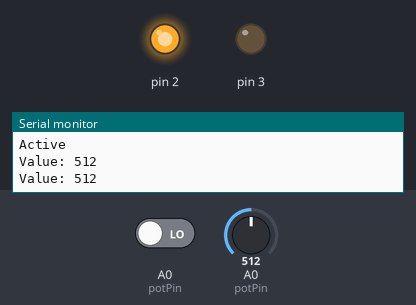
Bench run of a sketch on a simulated Arduino Uno, built with avr-gcc and run on an emulated ATmega328P. On the bench: output pins drawn as LEDs (lit = HIGH), the last lines printed to the serial monitor. The test bench sets the inputs (shaded band); at power-on: A0 (potPin) = 512, A0 (potPin) LOW.

Above: at 2.8 s.
2.9 s: A0 (potPin) set to 989
8.9 s: A0 (potPin) set to 1008
At 11.2 s:
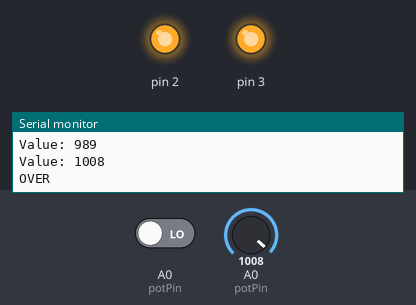
14.9 s: A0 (potPin) set to 990
At 17.0 s:
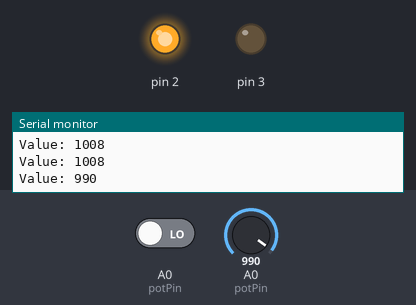
20.9 s: A0 (potPin) set to 1010
At 22.8 s:
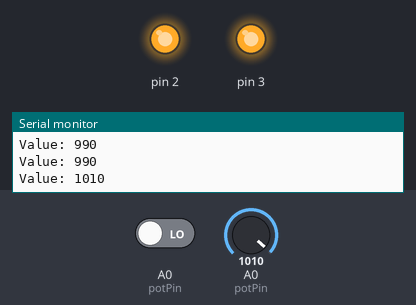
Timing chart, 0 to 24.3 s (numbered marks = the images above; inputs shaded):
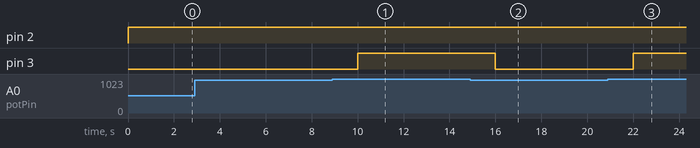

Measured:
- the behaviour switches between 1000 and 1001 on A0 (potPin) (found by bisection; images 0 and 1)
- after the input at 8.9 s, pin 3: LOW → HIGH after 1.1 s
- after the input at 14.9 s, pin 3: HIGH → LOW after 1.1 s
- after the input at 20.9 s, pin 3: LOW → HIGH after 1.1 s

The sketch:

postNRC.ino
```cpp
int potPin = A0;
int data;
String readString;
int minSecsBetweenEmails = 60; // 1 min

long lastSend = -minSecsBetweenEmails * 1000l;

void setup(){
  Serial.begin(9600);
  Serial.println("Active");
  pinMode(2,OUTPUT);
  pinMode(3,OUTPUT);

}

void loop(){
  long now = millis();
  int potVal = analogRead(A0);
  Serial.print("Value: ");
  Serial.println(potVal);

  if (potVal > 1000){
      digitalWrite(3,HIGH);
     }

  else {
      digitalWrite(3,LOW);
     }

     if (digitalRead(potPin) > 1000 && now > (lastSend + minSecsBetweenEmails * 1000l)){
      Serial.println("OVER");
      digitalWrite(3,HIGH);
      lastSend = now;
     }


   if (potVal > 1000 && now > (lastSend + minSecsBetweenEmails * 1000l)){
      Serial.println("OVER");
      digitalWrite(3,HIGH);
      lastSend = now;
     }

  if (readString == "Email Sent!");
    digitalWrite(2,HIGH);

    delay(2000);
    digitalWrite(2,LOW);

  if (potVal < 1000);
    digitalWrite(3, LOW);

}
```
